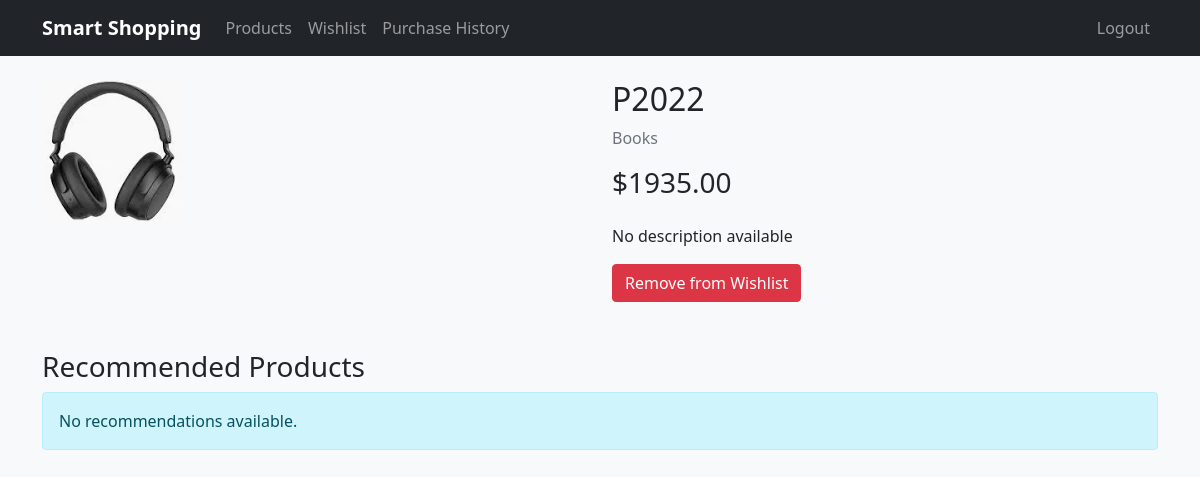
/products/23/ (signed in), run on the app's committed database.
### products/models.py (models this page shows, shortened)
class Product(models.Model):
    name = models.CharField(max_length=255)
    description = models.TextField()
    price = models.DecimalField(max_digits=10, decimal_places=2)
    image = models.ImageField(upload_to='products/', default='default.jpg')
    category = models.CharField(max_length=100)
    created_at = models.DateTimeField(auto_now_add=True)
    updated_at = models.DateTimeField(auto_now=True)

### products/views.py (the view)
# urls.py: path('products/<int:product_id>/', product_views.product_detail, name='product_detail'),
@login_required
def product_detail(request, product_id):
    product = get_object_or_404(Product, id=product_id)
    ProductView.objects.create(user=request.user, product=product)
    recommender = Recommender()
    recommendations = recommender.generate_recommendations(request.user.id)
    in_wishlist = Wishlist.objects.filter(user=request.user, product=product).exists()
    return render(request, 'products/detail.html', {
        'product': product,
        'recommendations': recommendations,
        'in_wishlist': in_wishlist
    })

### recommendations/recommender.py (called while the page is built, shortened)
    def get_user_product_matrix(self):
        users = User.objects.all()
        products = Product.objects.all()
        matrix = np.zeros((len(users), len(products)))
        for purchase in PurchaseHistory.objects.all():
            user_idx = list(users).index(purchase.user)
            product_idx = list(products).index(purchase.product)
            matrix[user_idx, product_idx] = 1
        for view in ProductView.objects.all():
            user_idx = list(users).index(view.user)
            product_idx = list(products).index(view.product)
            matrix[user_idx, product_idx] += 0.5
        return matrix, users, products

    def collaborative_filtering(self, user_id, n_recommendations=5):
        matrix, users, products = self.get_user_product_matrix()
        user_idx = list(users).index(User.objects.get(id=user_id))
        user_similarity = cosine_similarity(matrix)
        similar_users = np.argsort(user_similarity[user_idx])[::-1][1:6]
        recommendations = []
        recommendations.sort(key=lambda x: x[1], reverse=True)
        return recommendations[:n_recommendations]

    def content_based_filtering(self, user_id, n_recommendations=5):
        user = User.objects.get(id=user_id)
        try:
            preferences = UserPreferences.objects.get(user=user)
        except UserPreferences.DoesNotExist:
            return []

    def generate_recommendations(self, user_id, n_recommendations=5):
        collab_recs = self.collaborative_filtering(user_id, n_recommendations)
        try:
            content_recs = self.content_based_filtering(user_id, n_recommendations)
        except Exception:
            content_recs = []
        if not collab_recs and not content_recs:
            return []

### templates/products/detail.html (shortened to what this page needs)
{% extends 'base.html' %}
{% load static %}
{% block content %}
<div class="row">
    <div class="col-md-6">
        {% if product.image %}
            <img src="{{ product.image.url }}" class="img-fluid rounded" alt="{{ product.name }}">
        {% else %}
            <img src="{% static 'products/default.jpg' %}" class="img-fluid rounded" alt="Default Image">
        {% endif %}
    </div>
    <div class="col-md-6">
        <h2>{{ product.name }}</h2>
        <p class="text-muted">{{ product.category }}</p>
        <h3 class="mb-4">${{ product.price }}</h3>
        <p>{{ product.description }}</p>
        {% if in_wishlist %}
            <a href="{% url 'remove_from_wishlist' product.id %}" class="btn btn-danger">
                Remove from Wishlist
            </a>
        {% else %}
            <a href="{% url 'add_to_wishlist' product.id %}" class="btn btn-primary">
                Add to Wishlist
            </a>
        {% endif %}
    </div>
</div>
<div class="row mt-5">
    <div class="col-12">
        <h3>Recommended Products</h3>
    </div>
    {% for recommended_product, score in recommendations %}
    <div class="col-md-4">
        <div class="card product-card">
            {% if recommended_product.image %}
                <img src="{{ recommended_product.image.url }}" class="card-img-top product-image" alt="{{ recommended_product.name }}">
            {% else %}
                <img src="{% static 'products/default.jpg' %}" class="card-img-top product-image" alt="Default Image">
            {% endif %}
            <div class="card-body">
                <h5 class="card-title">{{ recommended_product.name }}</h5>
                <p class="card-text">{{ recommended_product.description|truncatechars:100 }}</p>
                <p class="card-text"><strong>Price: ${{ recommended_product.price }}</strong></p>
                <a href="{% url 'product_detail' recommended_product.id %}" class="btn btn-primary">View Details</a>
            </div>
        </div>
    </div>
    {% empty %}
    <div class="col-12">
        <div class="alert alert-info">No recommendations available.</div>
    </div>
    {% endfor %}
</div>
{% endblock %}

### static/css/style.css (style rules this page uses)
body { background-color: #f8f9fa; }

### data on the page
Product: name "P2022", category "Books", price "1935.00", description "No description available"
